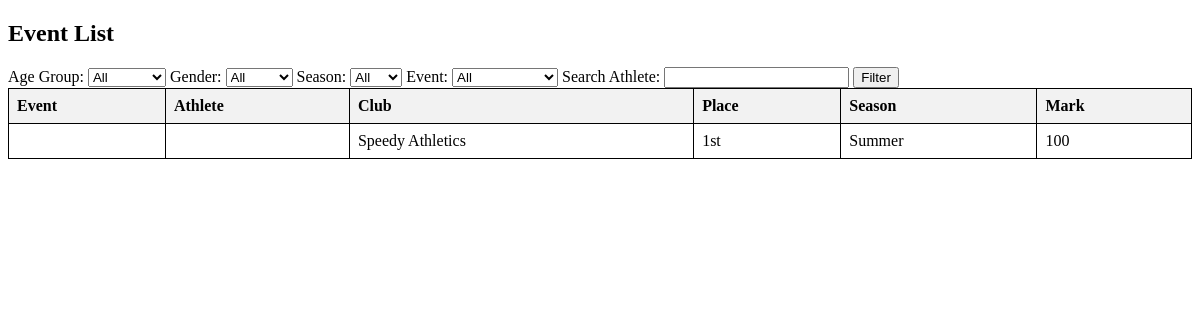
Page /events/ on the earlier database version.
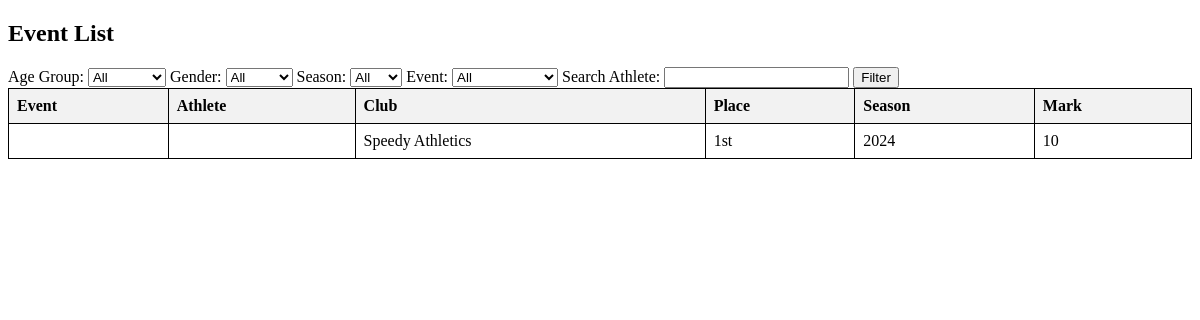
Same page on the later database version.
### webApp/models.py (models this page shows, shortened)
class Match(models.Model):
    AGES = [
        ("OPEN", "Open"),
        ("U-23", "Under-23"),
        ("U-20", "Under-20"),
        ("U-18", "Under-18"),
        ("U-17", "Under-17"),
        ("U-15", "Under-15"),
        ("U-13", "Under-13"),
        ("U-11", "Under-11"),
        ("U-09", "Under-9"),
    ]
    SEASON = [
        (2025, "2025"),
        (2024, "2024"),
        (2023, "2023"),
        (2022, "2022"),
        (2021, "2021"),
        (2020, "2020"),
        (2019, "2019"),
    ]
    matchID = models.AutoField(primary_key=True)
    athlete = models.ForeignKey(Athlete, on_delete=models.CASCADE, related_name="matches", null=True)  # ForeignKey to Athlete
    event = models.ForeignKey(Event, on_delete=models.CASCADE, related_name="matches", null=True)  # ForeignKey to Event
    windSpeed = models.DecimalField(max_digits=3, decimal_places=1)
    place = models.CharField(max_length=200)
    date = models.DateField()
    location = models.CharField(max_length=200)
    mark = models.CharField(max_length=10)
    age = models.CharField(max_length=5, choices=AGES)
    club = models.CharField(max_length=200, default=None, blank=True, null=True)  # The club name the athlete performed under for a match
    personalBest = models.DecimalField(max_digits=10, decimal_places=2)
    season = models.IntegerField(choices=SEASON)
    gender = models.CharField(max_length=6, choices=Athlete.GENDER, default="MALE")  # Match gender (can be different from athlete)

### webApp/views.py (the view)
# urls.py: path('events/', views.event_list, name='event_list'),
def event_list(request):
    matches = Match.objects.all()
    athletes = Athlete.objects.all()
    age_filter = request.GET.get('age', '')
    gender_filter = request.GET.get('gender', '')
    season_filter = request.GET.get('season', '')
    event_filter = request.GET.get('event', '')
    athlete_search = request.GET.get('athlete', '')
    if age_filter:
        matches = matches.filter(age=age_filter)
    if gender_filter:
        matches = matches.filter(gender=gender_filter)
    if season_filter:
        matches = matches.filter(season=season_filter)
    if event_filter:
        matches = matches.filter(eventName=event_filter)
    if athlete_search:
        matches = matches.filter(athlete__name__icontains=athlete_search)
    context = {
        'matches': matches,
        'athletes': athletes,
        'age_filter': age_filter,
        'gender_filter': gender_filter,
        'season_filter': season_filter,
        'event_filter': event_filter,
        'athlete_search': athlete_search,
        'age_choices': Match.AGES,  # Get all age choices
        'event_choices': Event.EVENTS,  # Get all event choices
        'season_choices': Match.SEASON,  # Get all season choices
    }
    return render(request, 'website/event_list.html', context)

### webApp/templates/website/event_list.html (shortened to what this page needs)
<!DOCTYPE html>
<html lang="en">
<head>
</head>
<body>
    <h2>Event List</h2>
		<form method="get">
    <label for="age">Age Group:</label>
    <select name="age">
        <option value="">All</option>
    </select>
    <label for="gender">Gender:</label>
    <select name="gender">
        <option value="">All</option>
    </select>
    <label for="season">Season:</label>
    <select name="season">
        <option value="">All</option>
    </select>
    <label for="event">Event:</label>
    <select name="event">
        <option value="">All</option>
    </select>
    <label for="athlete">Search Athlete:</label>
    <input type="text" name="athlete" value="{{ athlete_search }}">
    <button type="submit">Filter</button>
</form>
<table>
    <thead>
        <tr>
            <th>Event</th>
            <th>Athlete</th>
            <th>Club</th>
            <th>Place</th>
            <th>Season</th>
            <th>Mark</th>
        </tr>
    </thead>
    <tbody>
        {% for match in matches %}
        <tr>
            <td>{{ match.event.eventName }}</td>
            <td>{{ match.athlete.name }}</td>
            <td>{{ match.club }}</td>
            <td>{{ match.place }}</td>
            <td>{{ match.season }}</td>
            <td>{{ match.mark }}</td>
        </tr>
        {% endfor %}
    </tbody>
</table>
</body>
</html>

Differences in the rows shown:
changed Match "Speedy Athletics": season "Summer" → "2024"; mark "100" → "10"
